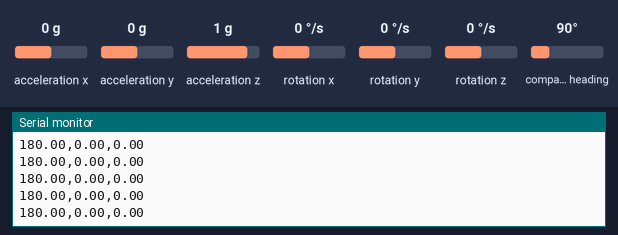
Recording of a sketch running on a simulated Arduino Uno, built with avr-gcc and run on an emulated ATmega328P. Shown: the last lines printed to the serial monitor. Wiring (inferred from the names in the program): HMC5883L compass at I2C address 0x1E. Inputs (shaded band) come from the test bench; at power-on: acceleration x 0 g, acceleration y 0 g, acceleration z 1 g, rotation x 0 °/s, rotation y 0 °/s, rotation z 0 °/s, compass heading 90°.

Above: at 1.2 s.
1.3 s: acceleration x set to -1.4 g
At 2.3 s:
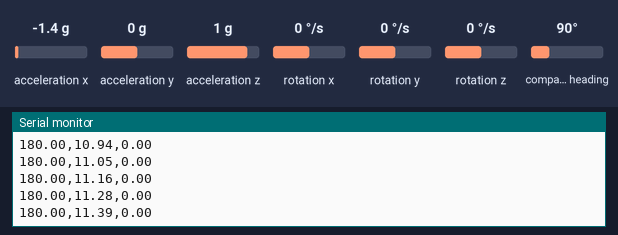
2.8 s: acceleration y set to -1.4 g
At 3.3 s:
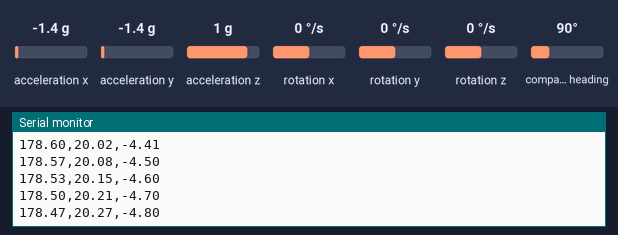
4.3 s: acceleration z set to -1.4 g
At 5.1 s:
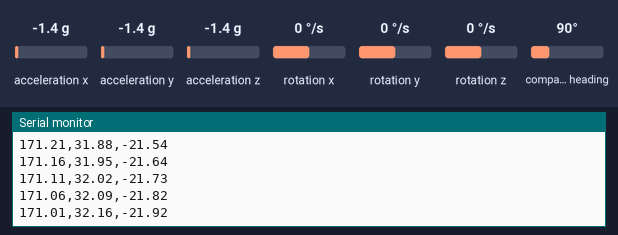
5.8 s: rotation x set to -192 °/s
At 6.5 s:
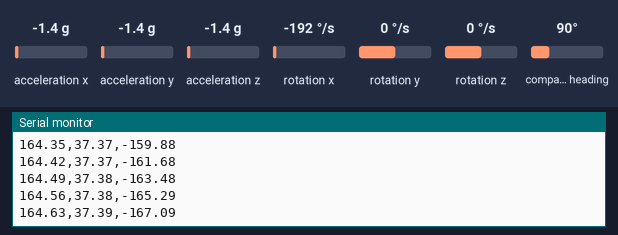
7.3 s: rotation y set to -192 °/s
At 7.9 s:
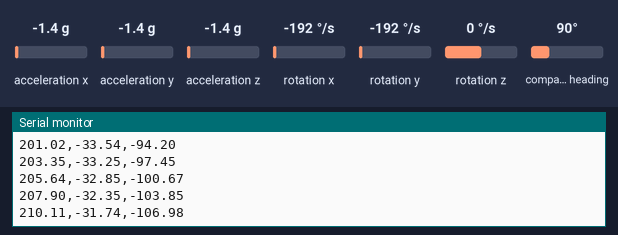
Timing chart, 0 to 9.8 s (numbered marks = the images above; inputs shaded):
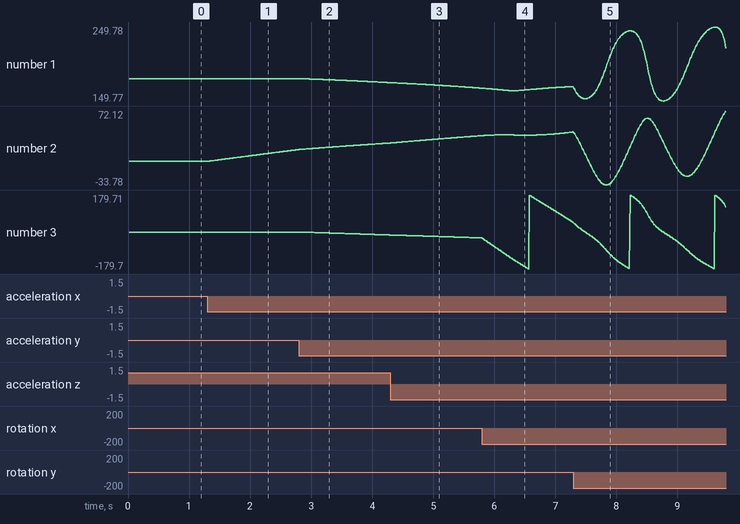

Measured:
- after the input at 1.3 s, the serial monitor: prints a new line at once (image 1)
- plotted number 2: 0 → 16.97 after the input at 1.3 s

The sketch:

Algorithms.ino
```cpp
#include "I2Cdev.h"
#include "HMC5883L.h"
#include "MPU6050.h"
#include "ComplementaryFilter.h"

short yaw;
short pitch;
short roll;

HMC5883L mag;
float mx, my, mz;
int16_t mix, miy, miz;

MPU6050 accelgyro;
float ax, ay, az;
float gx, gy, gz;
int16_t aix, aiy, aiz;
int16_t gix, giy, giz;

Madgwick filter;

unsigned long microsPrevious = 0; // 上次时刻
unsigned long microsNow = 0; // 当前时刻
unsigned long microsPerReading; // 积分周期

void setup()
{
    Wire.begin();
    Serial.begin(115200);
    mag.initialize();
    accelgyro.initialize();
    filter.begin(100);
    microsPerReading = 1000000.0 / 100.0; //频率100Hz
}

void loop()
{
  float roll, pitch, heading;

  microsNow = micros();
  if (microsNow - microsPrevious >= microsPerReading)
  {
    mag.getHeading(&mix, &miy, &miz);
    accelgyro.getMotion6(&aix, &aiy, &aiz, &gix, &giy, &giz);

    ax = convertRawAcceleration(aix);
    ay = convertRawAcceleration(aiy);
    az = convertRawAcceleration(aiz);
    gx = convertRawGyro(gix);
    gy = convertRawGyro(giy);
    gz = convertRawGyro(giz);
    mx = mix;
    my = miy;
    mz = miz;

    filter.updateIMU(gx, gy, gz, ax, ay, az);

    roll = filter.getRoll();
    pitch = filter.getPitch();
    heading = filter.getYaw();

    Serial.print(heading);
    Serial.print(",");
    Serial.print(pitch);
    Serial.print(",");
    Serial.print(roll);
    Serial.println(" ");

    microsPrevious = microsPrevious + microsPerReading;
  }
}

float convertRawAcceleration(int aRaw)
{
  float a = (aRaw * 2.0) / 32768.0;
  return a;
}

float convertRawGyro(int gRaw)
{
  float g = (gRaw * 250.0) / 32768.0;
  return g;
}
```

ComplementaryFilter.cpp
```cpp
// (licence header left out)
//-------------------------------------------------------------------------------------------
// Header files

#include "ComplementaryFilter.h"
#include <math.h>

//-------------------------------------------------------------------------------------------
// Definitions

#define sampleFreqDef   512.0f          // sample frequency in Hz
#define betaDef         0.1f            // 2 * proportional gain


//============================================================================================
// Functions

//-------------------------------------------------------------------------------------------
// AHRS algorithm update

Madgwick::Madgwick() {
	beta = betaDef;
	q0 = 1.0f;
	q1 = 0.0f;
	q2 = 0.0f;
	q3 = 0.0f;
	invSampleFreq = 1.0f / sampleFreqDef;
	anglesComputed = 0;
}

void Madgwick::update(float gx, float gy, float gz, float ax, float ay, float az, float mx, float my, float mz) {
	float recipNorm;
	float s0, s1, s2, s3;
	float qDot1, qDot2, qDot3, qDot4;
	float hx, hy;
	float _2q0mx, _2q0my, _2q0mz, _2q1mx, _2bx, _2bz, _4bx, _4bz, _2q0, _2q1, _2q2, _2q3, _2q0q2, _2q2q3, q0q0, q0q1, q0q2, q0q3, q1q1, q1q2, q1q3, q2q2, q2q3, q3q3;

	// Use IMU algorithm if magnetometer measurement invalid (avoids NaN in magnetometer normalisation)
	if((mx == 0.0f) && (my == 0.0f) && (mz == 0.0f)) {
		updateIMU(gx, gy, gz, ax, ay, az);
		return;
	}

	// Convert gyroscope degrees/sec to radians/sec
	gx *= 0.0174533f;
	gy *= 0.0174533f;
	gz *= 0.0174533f;

	// Rate of change of quaternion from gyroscope
	qDot1 = 0.5f * (-q1 * gx - q2 * gy - q3 * gz);
	qDot2 = 0.5f * (q0 * gx + q2 * gz - q3 * gy);
	qDot3 = 0.5f * (q0 * gy - q1 * gz + q3 * gx);
	qDot4 = 0.5f * (q0 * gz + q1 * gy - q2 * gx);

	// Compute feedback only if accelerometer measurement valid (avoids NaN in accelerometer normalisation)
	if(!((ax == 0.0f) && (ay == 0.0f) && (az == 0.0f))) {

		// Normalise accelerometer measurement
		recipNorm = invSqrt(ax * ax + ay * ay + az * az);
		ax *= recipNorm;
		ay *= recipNorm;
		az *= recipNorm;

		// Normalise magnetometer measurement
		recipNorm = invSqrt(mx * mx + my * my + mz * mz);
		mx *= recipNorm;
		my *= recipNorm;
		mz *= recipNorm;

		// Auxiliary variables to avoid repeated arithmetic
		_2q0mx = 2.0f * q0 * mx;
		_2q0my = 2.0f * q0 * my;
		_2q0mz = 2.0f * q0 * mz;
		_2q1mx = 2.0f * q1 * mx;
		_2q0 = 2.0f * q0;
		_2q1 = 2.0f * q1;
		_2q2 = 2.0f * q2;
		_2q3 = 2.0f * q3;
		_2q0q2 = 2.0f * q0 * q2;
		_2q2q3 = 2.0f * q2 * q3;
		q0q0 = q0 * q0;
		q0q1 = q0 * q1;
		q0q2 = q0 * q2;
		q0q3 = q0 * q3;
		q1q1 = q1 * q1;
		q1q2 = q1 * q2;
		q1q3 = q1 * q3;
		q2q2 = q2 * q2;
		q2q3 = q2 * q3;
		q3q3 = q3 * q3;

		// Reference direction of Earth's magnetic field
		hx = mx * q0q0 - _2q0my * q3 + _2q0mz * q2 + mx * q1q1 + _2q1 * my * q2 + _2q1 * mz * q3 - mx * q2q2 - mx * q3q3;
		hy = _2q0mx * q3 + my * q0q0 - _2q0mz * q1 + _2q1mx * q2 - my * q1q1 + my * q2q2 + _2q2 * mz * q3 - my * q3q3;
		_2bx = sqrtf(hx * hx + hy * hy);
		_2bz = -_2q0mx * q2 + _2q0my * q1 + mz * q0q0 + _2q1mx * q3 - mz * q1q1 + _2q2 * my * q3 - mz * q2q2 + mz * q3q3;
		_4bx = 2.0f * _2bx;
		_4bz = 2.0f * _2bz;

		// Gradient decent algorithm corrective step
		s0 = -_2q2 * (2.0f * q1q3 - _2q0q2 - ax) + _2q1 * (2.0f * q0q1 + _2q2q3 - ay) - _2bz * q2 * (_2bx * (0.5f - q2q2 - q3q3) + _2bz * (q1q3 - q0q2) - mx) + (-_2bx * q3 + _2bz * q1) * (_2bx * (q1q2 - q0q3) + _2bz * (q0q1 + q2q3) - my) + _2bx * q2 * (_2bx * (q0q2 + q1q3) + _2bz * (0.5f - q1q1 - q2q2) - mz);
		s1 = _2q3 * (2.0f * q1q3 - _2q0q2 - ax) + _2q0 * (2.0f * q0q1 + _2q2q3 - ay) - 4.0f * q1 * (1 - 2.0f * q1q1 - 2.0f * q2q2 - az) + _2bz * q3 * (_2bx * (0.5f - q2q2 - q3q3) + _2bz * (q1q3 - q0q2) - mx) + (_2bx * q2 + _2bz * q0) * (_2bx * (q1q2 - q0q3) + _2bz * (q0q1 + q2q3) - my) + (_2bx * q3 - _4bz * q1) * (_2bx * (q0q2 + q1q3) + _2bz * (0.5f - q1q1 - q2q2) - mz);
		s2 = -_2q0 * (2.0f * q1q3 - _2q0q2 - ax) + _2q3 * (2.0f * q0q1 + _2q2q3 - ay) - 4.0f * q2 * (1 - 2.0f * q1q1 - 2.0f * q2q2 - az) + (-_4bx * q2 - _2bz * q0) * (_2bx * (0.5f - q2q2 - q3q3) + _2bz * (q1q3 - q0q2) - mx) + (_2bx * q1 + _2bz * q3) * (_2bx * (q1q2 - q0q3) + _2bz * (q0q1 + q2q3) - my) + (_2bx * q0 - _4bz * q2) * (_2bx * (q0q2 + q1q3) + _2bz * (0.5f - q1q1 - q2q2) - mz);
		s3 = _2q1 * (2.0f * q1q3 - _2q0q2 - ax) + _2q2 * (2.0f * q0q1 + _2q2q3 - ay) + (-_4bx * q3 + _2bz * q1) * (_2bx * (0.5f - q2q2 - q3q3) + _2bz * (q1q3 - q0q2) - mx) + (-_2bx * q0 + _2bz * q2) * (_2bx * (q1q2 - q0q3) + _2bz * (q0q1 + q2q3) - my) + _2bx * q1 * (_2bx * (q0q2 + q1q3) + _2bz * (0.5f - q1q1 - q2q2) - mz);
		recipNorm = invSqrt(s0 * s0 + s1 * s1 + s2 * s2 + s3 * s3); // normalise step magnitude
		s0 *= recipNorm;
		s1 *= recipNorm;
		s2 *= recipNorm;
		s3 *= recipNorm;

		// Apply feedback step
		qDot1 -= beta * s0;
		qDot2 -= beta * s1;
		qDot3 -= beta * s2;
		qDot4 -= beta * s3;
	}

	// Integrate rate of change of quaternion to yield quaternion
	q0 += qDot1 * invSampleFreq;
	q1 += qDot2 * invSampleFreq;
	q2 += qDot3 * invSampleFreq;
	q3 += qDot4 * invSampleFreq;

	// Normalise quaternion
	recipNorm = invSqrt(q0 * q0 + q1 * q1 + q2 * q2 + q3 * q3);
	q0 *= recipNorm;
	q1 *= recipNorm;
	q2 *= recipNorm;
	q3 *= recipNorm;
	anglesComputed = 0;
}

//-------------------------------------------------------------------------------------------
// IMU algorithm update

void Madgwick::updateIMU(float gx, float gy, float gz, float ax, float ay, float az) {
	float recipNorm;
	float s0, s1, s2, s3;
	float qDot1, qDot2, qDot3, qDot4;
	float _2q0, _2q1, _2q2, _2q3, _4q0, _4q1, _4q2 ,_8q1, _8q2, q0q0, q1q1, q2q2, q3q3;

	// Convert gyroscope degrees/sec to radians/sec
	gx *= 0.0174533f;
	gy *= 0.0174533f;
	gz *= 0.0174533f;

	// Rate of change of quaternion from gyroscope
	qDot1 = 0.5f * (-q1 * gx - q2 * gy - q3 * gz);
	qDot2 = 0.5f * (q0 * gx + q2 * gz - q3 * gy);
	qDot3 = 0.5f * (q0 * gy - q1 * gz + q3 * gx);
	qDot4 = 0.5f * (q0 * gz + q1 * gy - q2 * gx);

	// Compute feedback only if accelerometer measurement valid (avoids NaN in accelerometer normalisation)
	if(!((ax == 0.0f) && (ay == 0.0f) && (az == 0.0f))) {

		// Normalise accelerometer measurement
		recipNorm = invSqrt(ax * ax + ay * ay + az * az);
		ax *= recipNorm;
		ay *= recipNorm;
		az *= recipNorm;

		// Auxiliary variables to avoid repeated arithmetic
		_2q0 = 2.0f * q0;
		_2q1 = 2.0f * q1;
		_2q2 = 2.0f * q2;
		_2q3 = 2.0f * q3;
		_4q0 = 4.0f * q0;
		_4q1 = 4.0f * q1;
		_4q2 = 4.0f * q2;
		_8q1 = 8.0f * q1;
		_8q2 = 8.0f * q2;
		q0q0 = q0 * q0;
		q1q1 = q1 * q1;
		q2q2 = q2 * q2;
		q3q3 = q3 * q3;

		// Gradient decent algorithm corrective step
		s0 = _4q0 * q2q2 + _2q2 * ax + _4q0 * q1q1 - _2q1 * ay;
		s1 = _4q1 * q3q3 - _2q3 * ax + 4.0f * q0q0 * q1 - _2q0 * ay - _4q1 + _8q1 * q1q1 + _8q1 * q2q2 + _4q1 * az;
		s2 = 4.0f * q0q0 * q2 + _2q0 * ax + _4q2 * q3q3 - _2q3 * ay - _4q2 + _8q2 * q1q1 + _8q2 * q2q2 + _4q2 * az;
		s3 = 4.0f * q1q1 * q3 - _2q1 * ax + 4.0f * q2q2 * q3 - _2q2 * ay;
		recipNorm = invSqrt(s0 * s0 + s1 * s1 + s2 * s2 + s3 * s3); // normalise step magnitude
		s0 *= recipNorm;
		s1 *= recipNorm;
		s2 *= recipNorm;
		s3 *= recipNorm;

		// Apply feedback step
		qDot1 -= beta * s0;
		qDot2 -= beta * s1;
		qDot3 -= beta * s2;
		qDot4 -= beta * s3;
	}

	// Integrate rate of change of quaternion to yield quaternion
	q0 += qDot1 * invSampleFreq;
	q1 += qDot2 * invSampleFreq;
	q2 += qDot3 * invSampleFreq;
	q3 += qDot4 * invSampleFreq;

	// Normalise quaternion
	recipNorm = invSqrt(q0 * q0 + q1 * q1 + q2 * q2 + q3 * q3);
	q0 *= recipNorm;
	q1 *= recipNorm;
	q2 *= recipNorm;
	q3 *= recipNorm;
	anglesComputed = 0;
}

//-------------------------------------------------------------------------------------------
// Fast inverse square-root
// See: http://en.wikipedia.org/wiki/Fast_inverse_square_root

float Madgwick::invSqrt(float x) {
	float halfx = 0.5f * x;
	float y = x;
	long i = *(long*)&y;
	i = 0x5f3759df - (i>>1);
	y = *(float*)&i;
	y = y * (1.5f - (halfx * y * y));
	y = y * (1.5f - (halfx * y * y));
	return y;
}

//-------------------------------------------------------------------------------------------

void Madgwick::computeAngles()
{
	roll = atan2f(q0*q1 + q2*q3, 0.5f - q1*q1 - q2*q2);
	pitch = asinf(-2.0f * (q1*q3 - q0*q2));
	yaw = atan2f(q1*q2 + q0*q3, 0.5f - q2*q2 - q3*q3);
	anglesComputed = 1;
}
```

ComplementaryFilter.h
```cpp
#ifndef ComplementaryFilter_h
#define ComplementaryFilter_h
#include <math.h>

//--------------------------------------------------------------------------------------------
// Variable declaration
class Madgwick{
private:
    static float invSqrt(float x);
    float beta;             // algorithm gain
    float q0;
    float q1;
    float q2;
    float q3;   // quaternion of sensor frame relative to auxiliary frame
    float invSampleFreq;
    float roll;
    float pitch;
    float yaw;
    char anglesComputed;
    void computeAngles();

//-------------------------------------------------------------------------------------------
// Function declarations
public:
    Madgwick(void);
    void begin(float sampleFrequency) { invSampleFreq = 1.0f / sampleFrequency; }
    void update(float gx, float gy, float gz, float ax, float ay, float az, float mx, float my, float mz);
    void updateIMU(float gx, float gy, float gz, float ax, float ay, float az);
    //float getPitch(){return atan2f(2.0f * q2 * q3 - 2.0f * q0 * q1, 2.0f * q0 * q0 + 2.0f * q3 * q3 - 1.0f);};
    //float getRoll(){return -1.0f * asinf(2.0f * q1 * q3 + 2.0f * q0 * q2);};
    //float getYaw(){return atan2f(2.0f * q1 * q2 - 2.0f * q0 * q3, 2.0f * q0 * q0 + 2.0f * q1 * q1 - 1.0f);};
    float getRoll() {
        if (!anglesComputed) computeAngles();
        return roll * 57.29578f;
    }
    float getPitch() {
        if (!anglesComputed) computeAngles();
        return pitch * 57.29578f;
    }
    float getYaw() {
        if (!anglesComputed) computeAngles();
        return yaw * 57.29578f + 180.0f;
    }
    float getRollRadians() {
        if (!anglesComputed) computeAngles();
        return roll;
    }
    float getPitchRadians() {
        if (!anglesComputed) computeAngles();
        return pitch;
    }
    float getYawRadians() {
        if (!anglesComputed) computeAngles();
        return yaw;
    }
};
#endif
```

HMC5883L.h
```cpp
// I2Cdev library collection - HMC5883L I2C device class header file
// Based on Honeywell HMC5883L datasheet, 10/2010 (Form #900405 Rev B)
// 6/12/2012 by Jeff Rowberg <jeff@rowberg.net>
// Updates should (hopefully) always be available at https://github.com/jrowberg/i2cdevlib
//
// Changelog:
//     2012-06-12 - fixed swapped Y/Z axes
//     2011-08-22 - small Doxygen comment fixes
//     2011-07-31 - initial release

/* ============================================
I2Cdev device library code is placed under the MIT license
Copyright (c) 2011 Jeff Rowberg

Permission is hereby granted, free of charge, to any person obtaining a copy
of this software and associated documentation files (the "Software"), to deal
in the Software without restriction, including without limitation the rights
to use, copy, modify, merge, publish, distribute, sublicense, and/or sell
copies of the Software, and to permit persons to whom the Software is
furnished to do so, subject to the following conditions:

The above copyright notice and this permission notice shall be included in
all copies or substantial portions of the Software.

THE SOFTWARE IS PROVIDED "AS IS", WITHOUT WARRANTY OF ANY KIND, EXPRESS OR
IMPLIED, INCLUDING BUT NOT LIMITED TO THE WARRANTIES OF MERCHANTABILITY,
FITNESS FOR A PARTICULAR PURPOSE AND NONINFRINGEMENT. IN NO EVENT SHALL THE
AUTHORS OR COPYRIGHT HOLDERS BE LIABLE FOR ANY CLAIM, DAMAGES OR OTHER
LIABILITY, WHETHER IN AN ACTION OF CONTRACT, TORT OR OTHERWISE, ARISING FROM,
OUT OF OR IN CONNECTION WITH THE SOFTWARE OR THE USE OR OTHER DEALINGS IN
THE SOFTWARE.
===============================================
*/

#ifndef _HMC5883L_H_
#define _HMC5883L_H_

#include "I2Cdev.h"

#define HMC5883L_ADDRESS            0x1E // this device only has one address
#define HMC5883L_DEFAULT_ADDRESS    0x1E

#define HMC5883L_RA_CONFIG_A        0x00
#define HMC5883L_RA_CONFIG_B        0x01
#define HMC5883L_RA_MODE            0x02
#define HMC5883L_RA_DATAX_H         0x03
#define HMC5883L_RA_DATAX_L         0x04
#define HMC5883L_RA_DATAZ_H         0x05
#define HMC5883L_RA_DATAZ_L         0x06
#define HMC5883L_RA_DATAY_H         0x07
#define HMC5883L_RA_DATAY_L         0x08
#define HMC5883L_RA_STATUS          0x09
#define HMC5883L_RA_ID_A            0x0A
#define HMC5883L_RA_ID_B            0x0B
#define HMC5883L_RA_ID_C            0x0C

#define HMC5883L_CRA_AVERAGE_BIT    6
#define HMC5883L_CRA_AVERAGE_LENGTH 2
#define HMC5883L_CRA_RATE_BIT       4
#define HMC5883L_CRA_RATE_LENGTH    3
#define HMC5883L_CRA_BIAS_BIT       1
#define HMC5883L_CRA_BIAS_LENGTH    2

#define HMC5883L_AVERAGING_1        0x00
#define HMC5883L_AVERAGING_2        0x01
#define HMC5883L_AVERAGING_4        0x02
#define HMC5883L_AVERAGING_8        0x03

#define HMC5883L_RATE_0P75          0x00
#define HMC5883L_RATE_1P5           0x01
#define HMC5883L_RATE_3             0x02
#define HMC5883L_RATE_7P5           0x03
#define HMC5883L_RATE_15            0x04
#define HMC5883L_RATE_30            0x05
#define HMC5883L_RATE_75            0x06

#define HMC5883L_BIAS_NORMAL        0x00
#define HMC5883L_BIAS_POSITIVE      0x01
#define HMC5883L_BIAS_NEGATIVE      0x02

#define HMC5883L_CRB_GAIN_BIT       7
#define HMC5883L_CRB_GAIN_LENGTH    3

#define HMC5883L_GAIN_1370          0x00
#define HMC5883L_GAIN_1090          0x01
#define HMC5883L_GAIN_820           0x02
#define HMC5883L_GAIN_660           0x03
#define HMC5883L_GAIN_440           0x04
#define HMC5883L_GAIN_390           0x05
#define HMC5883L_GAIN_330           0x06
#define HMC5883L_GAIN_220           0x07

#define HMC5883L_MODEREG_BIT        1
#define HMC5883L_MODEREG_LENGTH     2

#define HMC5883L_MODE_CONTINUOUS    0x00
#define HMC5883L_MODE_SINGLE        0x01
#define HMC5883L_MODE_IDLE          0x02

#define HMC5883L_STATUS_LOCK_BIT    1
#define HMC5883L_STATUS_READY_BIT   0

class HMC5883L {
    public:
        HMC5883L();
        HMC5883L(uint8_t address);

        void initialize();
        bool testConnection();

        // CONFIG_A register
        uint8_t getSampleAveraging();
        void setSampleAveraging(uint8_t averaging);
        uint8_t getDataRate();
        void setDataRate(uint8_t rate);
        uint8_t getMeasurementBias();
        void setMeasurementBias(uint8_t bias);

        // CONFIG_B register
        uint8_t getGain();
        void setGain(uint8_t gain);

        // MODE register
        uint8_t getMode();
        void setMode(uint8_t mode);

        // DATA* registers
        void getHeading(int16_t *x, int16_t *y, int16_t *z);
        int16_t getHeadingX();
        int16_t getHeadingY();
        int16_t getHeadingZ();

        // STATUS register
        bool getLockStatus();
        bool getReadyStatus();

        // ID_* registers
        uint8_t getIDA();
        uint8_t getIDB();
        uint8_t getIDC();

    private:
        uint8_t devAddr;
        uint8_t buffer[6];
        uint8_t mode;
};

#endif /* _HMC5883L_H_ */
```

Source omitted: HMC5883L.cpp (14737 bytes)
